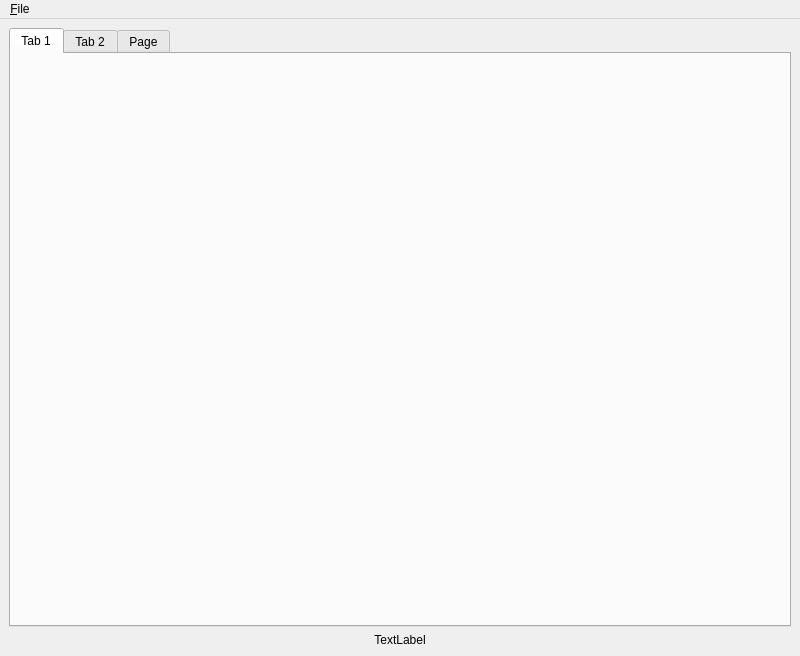
<?xml version="1.0" encoding="UTF-8"?>
<ui version="4.0">
 <class>PIStation</class>
 <widget class="QMainWindow" name="PIStation">
  <property name="geometry">
   <rect>
    <x>0</x>
    <y>0</y>
    <width>800</width>
    <height>656</height>
   </rect>
  </property>
  <property name="sizePolicy">
   <sizepolicy hsizetype="Maximum" vsizetype="Maximum">
    <horstretch>0</horstretch>
    <verstretch>0</verstretch>
   </sizepolicy>
  </property>
  <property name="windowTitle">
   <string>PIStation</string>
  </property>
  <widget class="QWidget" name="centralwidget">
   <layout class="QVBoxLayout" name="verticalLayout_2">
    <item>
     <widget class="QTabWidget" name="tabWidget">
      <property name="currentIndex">
       <number>0</number>
      </property>
      <widget class="QWidget" name="homeTab">
       <attribute name="title">
        <string>Tab 1</string>
       </attribute>
      </widget>
      <widget class="QWidget" name="securityTab">
       <attribute name="title">
        <string>Tab 2</string>
       </attribute>
      </widget>
      <widget class="QWidget" name="videoTab">
       <attribute name="title">
        <string>Page</string>
       </attribute>
      </widget>
     </widget>
    </item>
    <item>
     <widget class="QLabel" name="timeLabel">
      <property name="text">
       <string>TextLabel</string>
      </property>
      <property name="alignment">
       <set>Qt::AlignCenter</set>
      </property>
     </widget>
    </item>
   </layout>
  </widget>
  <widget class="QMenuBar" name="menubar">
   <property name="geometry">
    <rect>
     <x>0</x>
     <y>0</y>
     <width>800</width>
     <height>22</height>
    </rect>
   </property>
   <widget class="QMenu" name="menu_File">
    <property name="title">
     <string>&amp;File</string>
    </property>
    <addaction name="action_Exit_2"/>
   </widget>
   <addaction name="menu_File"/>
  </widget>
  <action name="action_Exit">
   <property name="text">
    <string>&amp;Exit</string>
   </property>
  </action>
  <action name="action_Exit_2">
   <property name="text">
    <string>&amp;Exit</string>
   </property>
  </action>
 </widget>
 <resources/>
 <connections/>
</ui>
